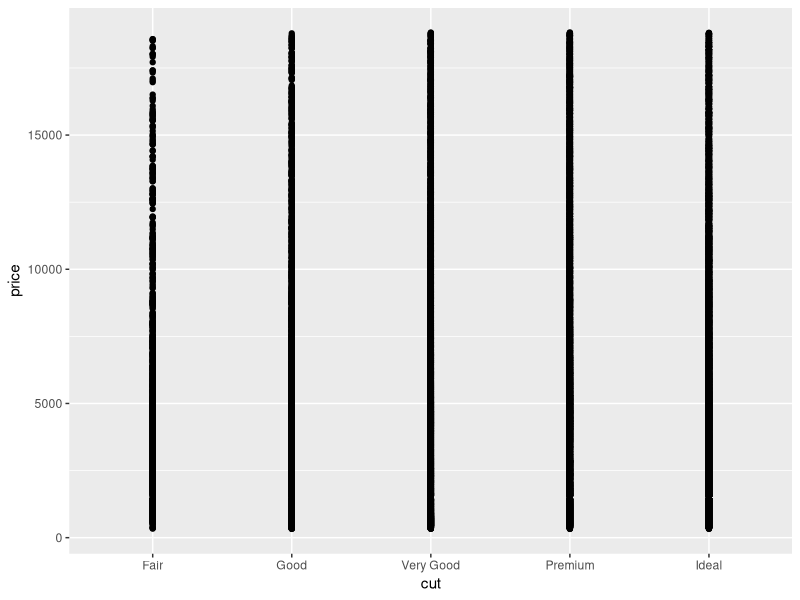
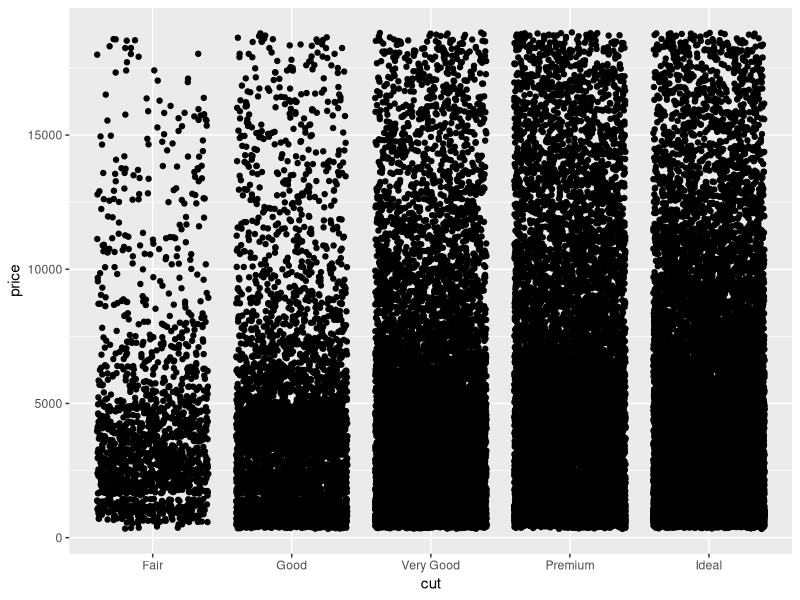
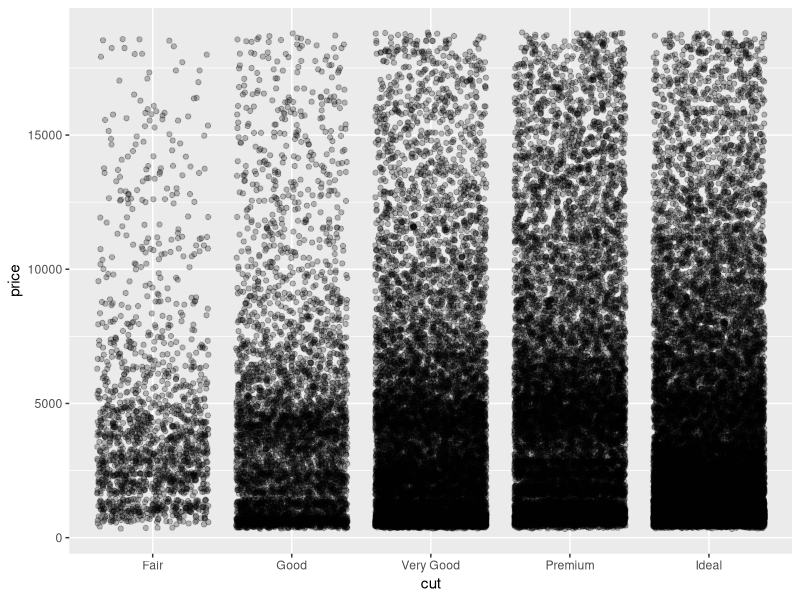
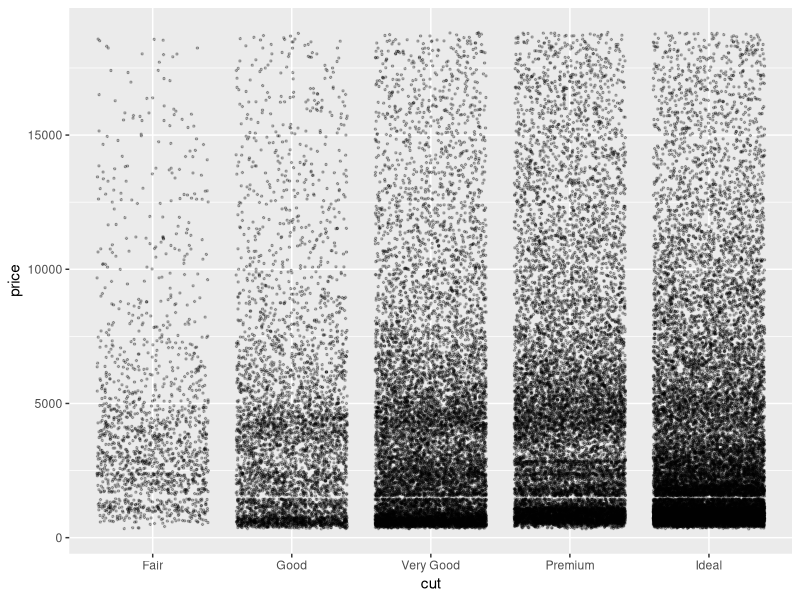
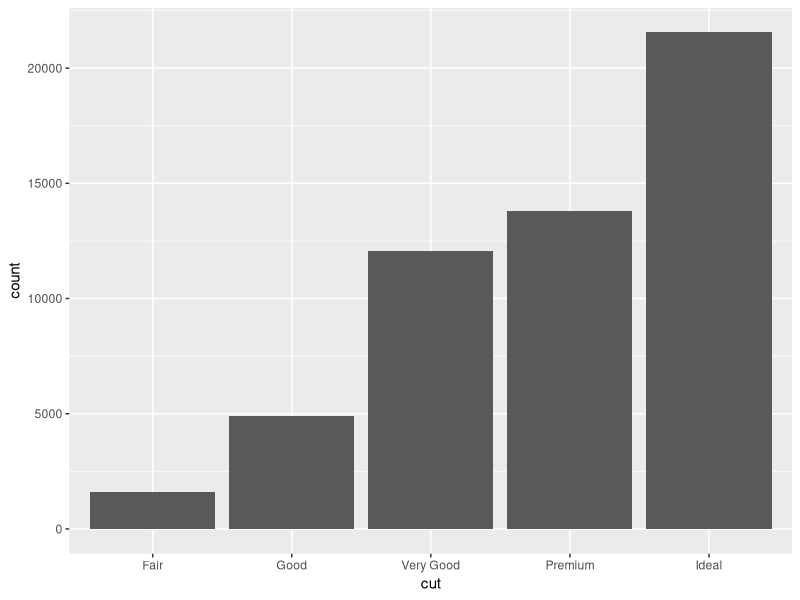
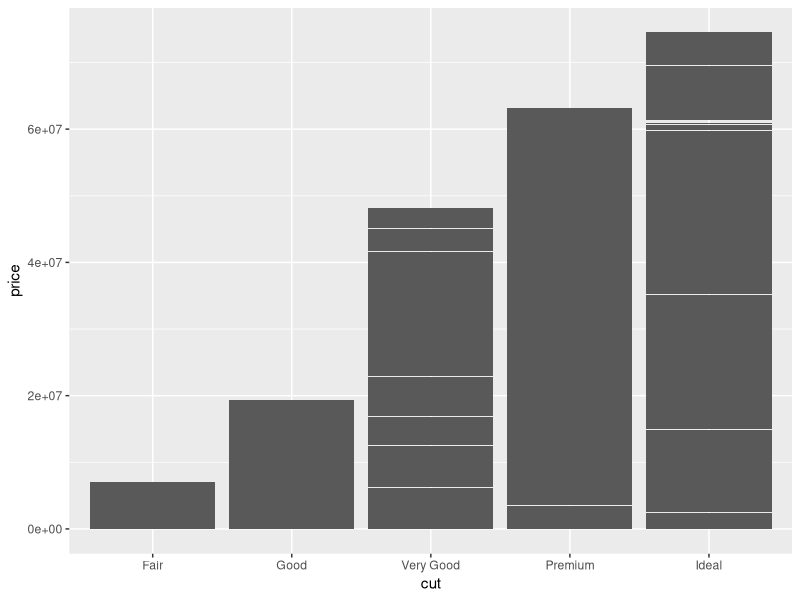
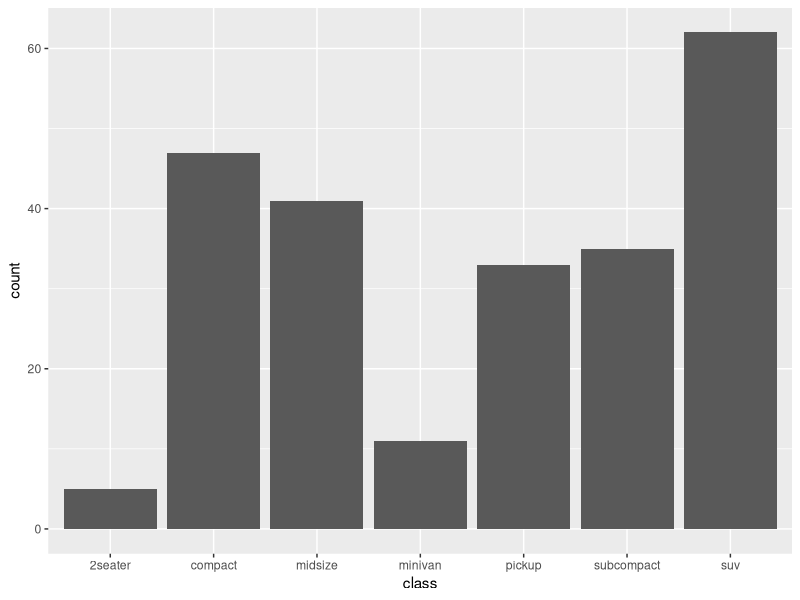
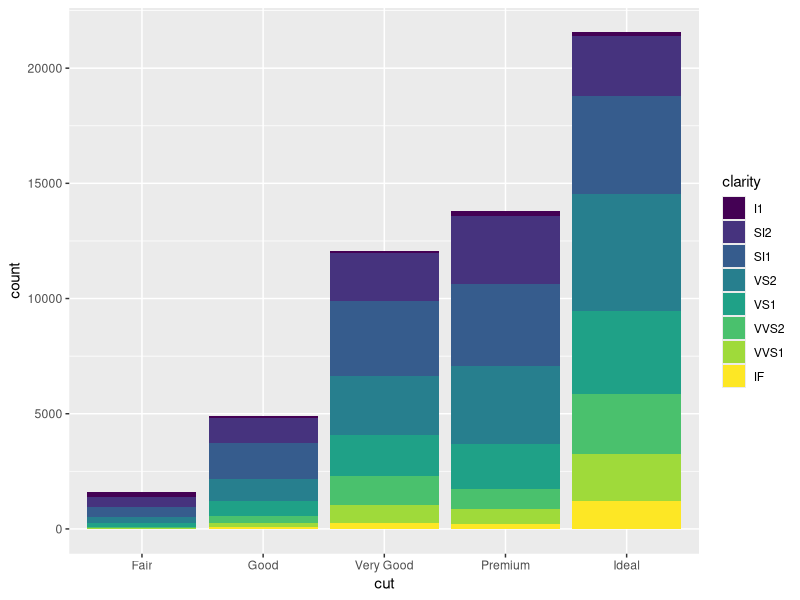

Write R code to recreate these figures, in order.
## ---- chunk 1
library(tidyverse)
## ---- chunk 2
diamond_df <- diamonds
## ---- chunk 3
diamond_df %>% head()
## ---- chunk 4
diamond_df %>% dim()
## ---- chunk 5
diamond_df %>% 
  ggplot(aes(x=cut, y=price)) + geom_point()
## ---- chunk 6
diamond_df %>% 
  ggplot(aes(x=cut, y=price)) + geom_jitter(height=0)
## ---- chunk 7
diamond_df %>% 
  ggplot(aes(x=cut, y=price)) + geom_jitter(height=0, alpha=0.25)
## ---- chunk 8
diamond_df %>% 
  ggplot(aes(x=cut, y=price)) + 
  geom_jitter(height=0, alpha=0.25, size=0.5) 
## ---- chunk 9
diamond_df %>% 
  ggplot(aes(x=cut)) + geom_bar()

## ---- chunk 10

diamond_df %>% 
  ggplot(aes(x=cut, y=price)) + geom_col()

## ---- chunk 11

?geom_bar()
## ---- chunk 12

# geom_bar is designed to make it easy to create bar charts that show
# counts (or sums of weights)
g <- ggplot(mpg, aes(class))
# Number of cars in each class:
g + geom_bar()

## ---- chunk 13
diamond_df %>% ggplot(aes(x = cut, fill=clarity)) + geom_bar()
  
## ---- chunk 14
diamond_df %>% ggplot(aes(x = cut, fill=clarity)) + geom_bar(position='dodge')

## ---- chunk 15
diamond_df %>% ggplot(aes(x = price)) + geom_histogram()

## ---- chunk 16
diamond_df %>% ggplot(aes(x=price)) + geom_histogram(bins=200)
## ---- chunk 17
diamond_df %>% ggplot(aes(x = price)) +
  geom_histogram(bins=200, fill = 'dodgerblue') +
  xlim(0,2500)
## ---- chunk 18
diamond_df %>% ggplot(aes(x = price)) + geom_density(aes(colour =cut))

## ---- chunk 19
diamond_df %>% ggplot(aes(x=cut, y=price)) + geom_boxplot()
## ---- chunk 20
diamond_df %>% 
  ggplot(aes(x=cut, y=price)) + 
  geom_jitter(height=0, alpha=0.25, size=0.5, width=0.3) +
  geom_boxplot(alpha=0)
## ---- chunk 21
diamond_df %>% 
  ggplot(aes(x=cut, y=price)) + 
  geom_jitter(height=0, alpha=0.25, size=0.5, width=0.3) +
  geom_boxplot(alpha=0, aes(colour =cut))

## ---- chunk 22

diamond_df %>% 
  ggplot(aes(x=cut, y=price)) + 
  geom_jitter(height=0, alpha=0.25, size=0.5, width=0.3) +
  geom_boxplot(alpha=0, aes(colour =cut), show.legend = FALSE)

## ---- chunk 23
diamond_df %>% 
  ggplot(aes(x=cut, y=price, colour =cut)) + 
  geom_boxplot(alpha=0, width=0.15) +
  geom_violin(alpha=0) +
  theme(legend.position = 'none')

## ---- chunk 24
myplot <- mpg %>% ggplot(aes(x=displ, y=cty)) + geom_point(aes(colour =class))

ggsave(plot = myplot, '~/Desktop/WEHI_tidyR_course/my_ggplot.pdf', width = 5, height = 4)
## ---- chunk 25

diamond_df %>% 
  ggplot(aes(x=carat, y=price, colour =clarity)) + 
  geom_point(size=0.2) +
  facet_wrap(~cut)
